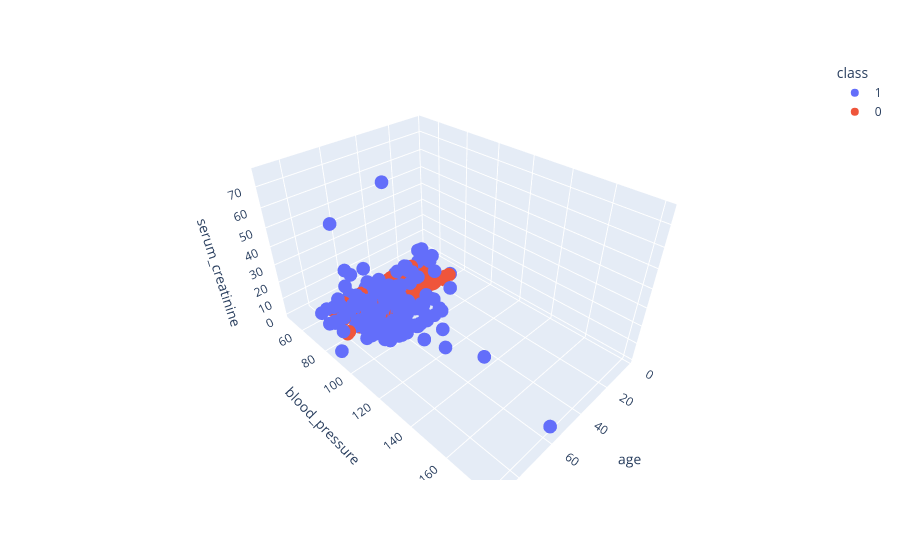

Source (notebook cell):
### Code cell
fig.show()

### Figure 1 — Plotly figure (JSON) as saved in the notebook; plotly's stock layout.template omitted (floating-point values rounded to 4 significant figures; data arrays with more than 128 entries replaced by an {"elided": "..."} marker saying what was removed)
{"data": [{"hovertemplate": "class=1<br>age=%{x}<br>blood_pressure=%{y}<br>serum_creatinine=%{z}<extra></extra>", "legendgroup": "1", "marker": {"color": "#636efa", "symbol": "circle"}, "mode": "markers", "name": "1", "scene": "scene", "showlegend": true, "type": "scatter3d", "x": {"elided": "250 float values"}, "y": {"elided": "250 float values"}, "z": {"elided": "250 float values"}}, {"hovertemplate": "class=0<br>age=%{x}<br>blood_pressure=%{y}<br>serum_creatinine=%{z}<extra></extra>", "legendgroup": "0", "marker": {"color": "#EF553B", "symbol": "circle"}, "mode": "markers", "name": "0", "scene": "scene", "showlegend": true, "type": "scatter3d", "x": {"elided": "150 float values"}, "y": {"elided": "150 float values"}, "z": {"elided": "150 float values"}}], "layout": {"legend": {"title": {"text": "class"}, "tracegroupgap": 0}, "margin": {"t": 60}, "scene": {"domain": {"x": [0, 1], "y": [0, 1]}, "xaxis": {"title": {"text": "age"}}, "yaxis": {"title": {"text": "blood_pressure"}}, "zaxis": {"title": {"text": "serum_creatinine"}}}}}
